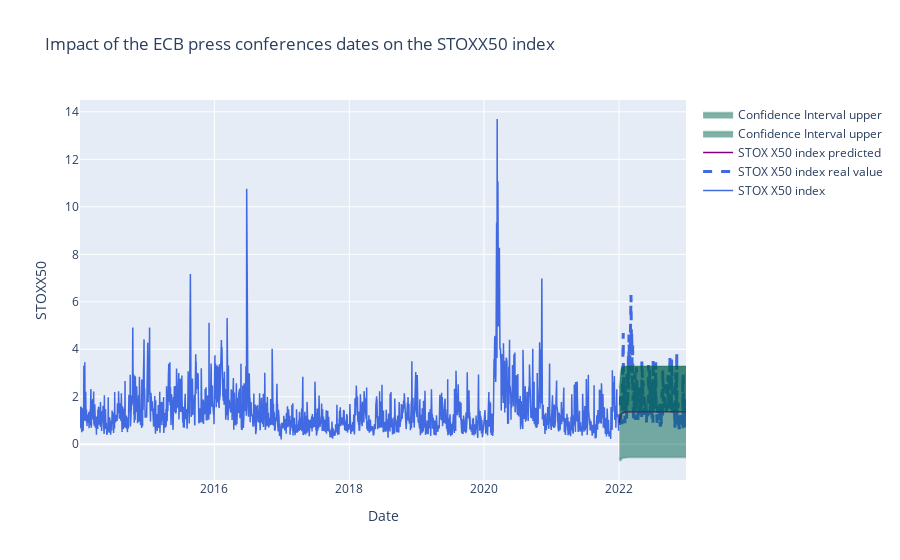

The code cell stored with this chart in its notebook:
### Code cell
plot_predicted_value(stoxx50_data_train, stoxx50_data_test_arima_res)

### Figure 1 — Plotly figure (JSON) as saved in the notebook; plotly's stock layout.template omitted (floating-point values rounded to 4 significant figures; data arrays with more than 128 entries replaced by an {"elided": "..."} marker saying what was removed)
{"data": [{"line": {"color": "royalblue", "width": 1.5}, "name": "STOX X50 index", "type": "scatter", "x": {"elided": "2006 str values"}, "y": {"elided": "2006 float values"}}, {"line": {"color": "royalblue", "dash": "dash", "width": 3}, "name": "STOX X50 index real value", "type": "scatter", "x": {"elided": "254 str values"}, "y": {"elided": "254 float values"}}, {"line": {"color": "purple", "width": 1.5}, "name": "STOX X50 index predicted", "type": "scatter", "x": {"elided": "254 str values"}, "y": {"elided": "254 float values"}}, {"fill": "tonexty", "line": {"color": "rgba(0,100,80,0.2)"}, "name": "Confidence Interval upper", "type": "scatter", "x": {"elided": "254 str values"}, "y": {"elided": "254 float values"}}, {"fill": "tonexty", "line": {"color": "rgba(0,100,80,0.2)"}, "name": "Confidence Interval upper", "type": "scatter", "x": {"elided": "254 str values"}, "y": {"elided": "254 float values"}}], "layout": {"title": {"text": "Impact of the ECB press conferences dates on the STOXX50 index"}, "xaxis": {"title": {"text": "Date"}}, "yaxis": {"title": {"text": "STOXX50"}}}}
